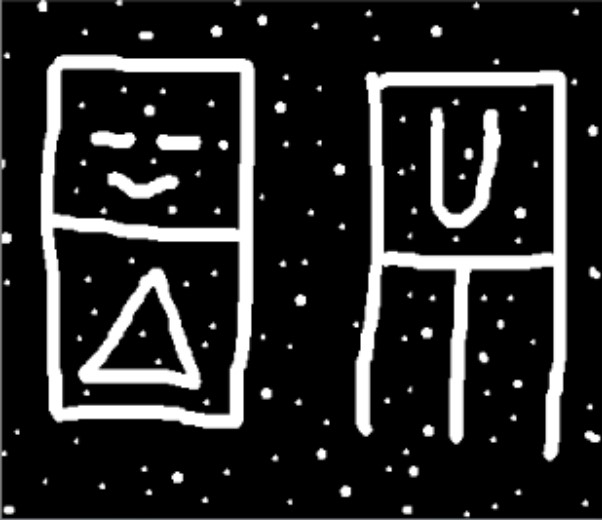
//> input picture lang/programming/cpp/opencv/connectedComponentsWithStats/small3.jpg, 602 x 520 px
$ ./connectedComponentsWithStats   (built with g++ and OpenCV 4)
//> lines starting //> are read from the running program, lines starting //| are printed output that depends on the picture

// 对所有Components 着色  C++

/*

环境: win10 + vs2019 + opencv3

    附加包含目录
        E:\opencv3\opencv\build\include
        E:\opencv3\opencv\build\include\opencv2

    附加库目录
        E:\opencv3\opencv\build\x64\vc15\lib

*/

#include <iostream>
#include <opencv.hpp>
#include <opencv2/imgproc.hpp>

#pragma comment(lib, "opencv_world3414d.lib")  // for debug
//#pragma comment(lib, "opencv_world3414.lib") // for release

using namespace cv;
using namespace std;

int main()
{

    Mat img = cv::imread("small3.jpg", CV_LOAD_IMAGE_COLOR);
//> img is the input picture: 520 rows x 602 cols, CV_8UC3; mean B, G, R 40.9, 40.9, 40.9
    cv::cvtColor(img, img, CV_BGR2GRAY);
//> img: 520 rows x 602 cols, CV_8UC1

    Mat src, src_color, g_src, labels, stats, centroids;
    int num = cv::connectedComponentsWithStats(img, labels, stats, centroids);
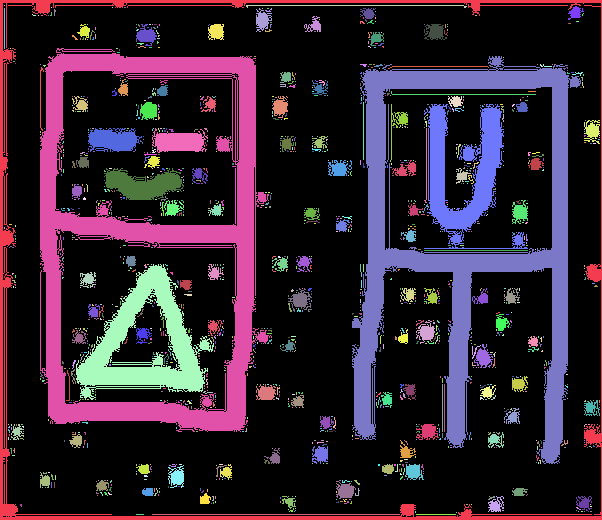
//> labels: 520 rows x 602 cols, CV_32SC1; 1280 distinct labels, from 0 to 1279; one colour per label, 0 black
//> stats = 1280 rows, first 6: [3, 3, 599, 514, 222321], [0, 0, 602, 520, 9308], [4, 5, 1, 1, 1], [246, 5, 221, 3, 226], [51, 7, 1, 1, 1], [112, 7, 1, 1, 1]; centroids = 1280 pairs, first value 4 to 599, second value 5 to 514; num = 1280
    vector<Vec3b> color(num + 1);
    color[0] = Vec3b(0, 0, 0);  //背景色
    for (int m = 1; m <= num; m++) {
        color[m] = Vec3b(rand() % 256, rand() % 256, rand() % 256); // rand() 会随机生成一个位于 0 ~ RAND_MAX 之间的整数。
            //RAND_MAX 是 <stdlib.h> 头文件中的一个宏，它用来指明 rand() 所能返回的随机数的最大值。C语言标准并没有规定 RAND_MAX 的具体数值，只是规定它的值至少为 32767。
        //if (stats.at<int>(m - 1, CC_STAT_AREA) < 30)
            //color[m] = Vec3b(0, 0, 0);
    }
    src_color = Mat::zeros(img.size(), CV_8UC3);
    for (int x = 0; x < img.rows; x++)
        for (int y = 0; y < img.cols; y++)
        {
            int label = labels.at<int>(x, y); //注意labels是int型，不是uchar.
                // 图像总共有 num 个连通块, labels 会告诉你每一个坐标属于哪一个连通块
            src_color.at<Vec3b>(x, y) = color[label];
                // color 总共分配了 num + 1 种随机颜色, 每一个连通块都能分到一个随机色
        }
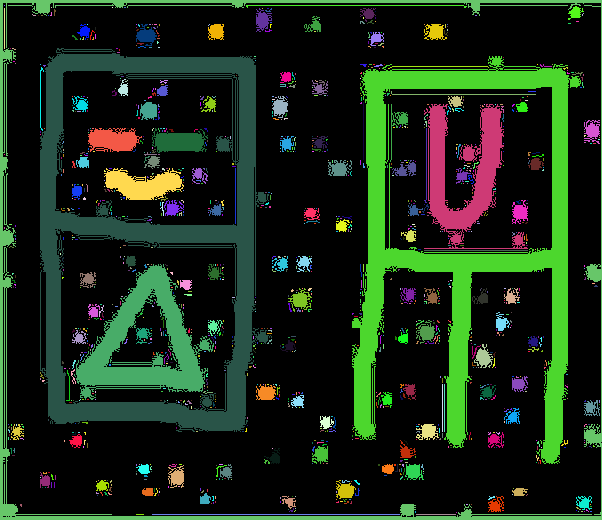
//> src_color: 520 rows x 602 cols, CV_8UC3; mean B, G, R 24.3, 43, 26.3
    imshow("labelMap", src_color);
    cv::waitKey();

    //std::cout << "Hello World!\n";
}
